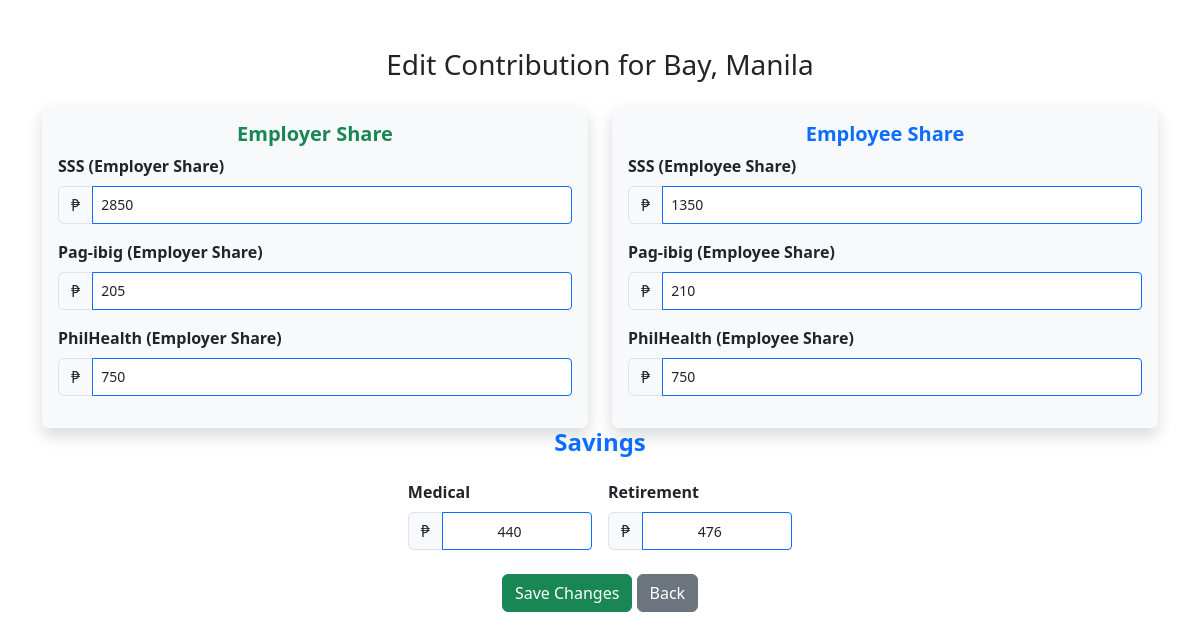
Page /manage_contributions_edit.php?id=11 on the committed database.
### tables this page shows
CREATE TABLE `contributions` (
  `contributions_id` int(11) NOT NULL,
  `employee_id` int(11) NOT NULL,
  `sss_ee` decimal(11,0) NOT NULL,
  `pag_ibig_ee` decimal(11,0) NOT NULL,
  `philhealth_ee` decimal(11,0) NOT NULL,
  `sss_er` decimal(11,0) NOT NULL,
  `pag_ibig_er` decimal(11,0) NOT NULL,
  `philhealth_er` decimal(11,0) NOT NULL,
  `medical_savings` decimal(10,0) NOT NULL,
  `retirement` decimal(10,0) NOT NULL
);

### manage_contributions_edit.php (the view, shortened to what this page needs)
<?php
require 'database_connection.php';
if (isset($_GET['id']) && is_numeric($_GET['id'])) {
    $contribution_id = intval($_GET['id']);
    $sql = "SELECT
                c.contributions_id,
                e.employee_id,
                CONCAT(e.last_name, ', ', e.first_name) AS Name,
                c.sss_ee,
                c.pag_ibig_ee,
                c.philhealth_ee,
                c.sss_er,
                c.pag_ibig_er,
                c.philhealth_er,
                c.medical_savings,
                c.retirement
            FROM contributions c
            JOIN employees e ON c.employee_id = e.employee_id
            WHERE c.contributions_id = ?";
    $stmt = $conn->prepare($sql);
    $stmt->bind_param("i", $contribution_id);
    $stmt->execute();
    $result = $stmt->get_result();
    if ($result->num_rows === 1) {
        $contribution = $result->fetch_assoc();
    } else {
        echo "<div class='alert alert-danger'>Invalid contribution ID.</div>";
        exit;
    }
} else {
    echo "<div class='alert alert-danger'>No contribution ID provided.</div>";
    exit;
}
?>
<!DOCTYPE html>
<html lang="en">
<head>
    <link href="https://cdn.jsdelivr.net/npm/bootstrap@5.3.0-alpha1/dist/css/bootstrap.min.css" rel="stylesheet">
</head>
<body>
    <div class="container mt-5">
        <h3 class="text-center mb-4">Edit Contribution for <?= htmlspecialchars($contribution['Name']) ?></h3>
        <form method="POST">
            <div class="row">
                <div class="col-md-6">
                    <div class="bg-light p-3 rounded shadow">
                        <h5 class="text-center text-success fw-bold">Employer Share</h5>
                        <div class="mb-3">
                            <label for="sss_er" class="form-label fw-semibold">SSS (Employer Share)</label>
                            <div class="input-group">
                                <span class="input-group-text">₱</span>
                                <input type="number" step="0.01" name="sss_er" id="sss_er" class="form-control form-control-sm border-primary" value="<?= htmlspecialchars($contribution['sss_er']) ?>" required>
                            </div>
                        </div>
                        <div class="mb-3">
                            <label for="pagibig_er" class="form-label fw-semibold">Pag-ibig (Employer Share)</label>
                            <div class="input-group">
                                <span class="input-group-text">₱</span>
                                <input type="number" step="0.01" name="pagibig_er" id="pagibig_er" class="form-control form-control-sm border-primary" value="<?= htmlspecialchars($contribution['pag_ibig_er']) ?>" required>
                            </div>
                        </div>
                        <div class="mb-3">
                            <label for="philhealth_er" class="form-label fw-semibold">PhilHealth (Employer Share)</label>
                            <div class="input-group">
                                <span class="input-group-text">₱</span>
                                <input type="number" step="0.01" name="philhealth_er" id="philhealth_er" class="form-control form-control-sm border-primary" value="<?= htmlspecialchars($contribution['philhealth_er']) ?>" required>
                            </div>
                        </div>
                    </div>
                </div>
                <div class="col-md-6">
                    <div class="bg-light p-3 rounded shadow">
                        <h5 class="text-center text-primary fw-bold">Employee Share</h5>
                        <div class="mb-3">
                            <label for="sss_ee" class="form-label fw-semibold">SSS (Employee Share)</label>
                            <div class="input-group">
                                <span class="input-group-text">₱</span>
                                <input type="number" step="0.01" name="sss_ee" id="sss_ee" class="form-control form-control-sm border-primary" value="<?= htmlspecialchars($contribution['sss_ee']) ?>" required>
                            </div>
                        </div>
                        <div class="mb-3">
                            <label for="pagibig_ee" class="form-label fw-semibold">Pag-ibig (Employee Share)</label>
                            <div class="input-group">
                                <span class="input-group-text">₱</span>
                                <input type="number" step="0.01" name="pagibig_ee" id="pagibig_ee" class="form-control form-control-sm border-primary" value="<?= htmlspecialchars($contribution['pag_ibig_ee']) ?>" required>
                            </div>
                        </div>
                        <div class="mb-3">
                            <label for="philhealth_ee" class="form-label fw-semibold">PhilHealth (Employee Share)</label>
                            <div class="input-group">
                                <span class="input-group-text">₱</span>
                                <input type="number" step="0.01" name="philhealth_ee" id="philhealth_ee" class="form-control form-control-sm border-primary" value="<?= htmlspecialchars($contribution['philhealth_ee']) ?>" required>
                            </div>
                        </div>
                    </div>
                </div>
            </div>
            <div class="mb-4">
                <h4 class="text-center mb-4 text-primary fw-bold">Savings</h4>
                <div class="d-flex justify-content-center gap-3">
                    <div>
                        <label for="medical_savings" class="form-label fw-semibold">Medical</label>
                        <div class="input-group">
                            <span class="input-group-text">₱</span>
                            <input type="number" step="0.01" name="medical_savings" id="medical_savings"
                                class="form-control form-control-sm border-primary text-center"
                                value="<?= htmlspecialchars($contribution['medical_savings']) ?>" placeholder="Medical" style="max-width: 150px;" required>
                        </div>
                    </div>
                    <div>
                        <label for="retirement" class="form-label fw-semibold">Retirement</label>
                        <div class="input-group">
                            <span class="input-group-text">₱</span>
                            <input type="number" step="0.01" name="retirement" id="retirement"
                                class="form-control form-control-sm border-primary text-center"
                                value="<?= htmlspecialchars($contribution['retirement']) ?>" placeholder="Retirement" style="max-width: 150px;" required>
                        </div>
                    </div>
                </div>
            </div>
            <div class="mt-4 text-center">
                <button type="submit" class="btn btn-success">Save Changes</button>
                <a href="manage_contributions.php" class="btn btn-secondary">Back</a>
            </div>
        </form>
    </div>
</body>
</html>

### rows in the picture
contributions: sss_er "2850", pagibig_er "205", philhealth_er "750", sss_ee "1350", pagibig_ee "210", philhealth_ee "750", medical_savings "440", retirement "476"

### other values in the picture
$contribution['Name'] "Bay, Manila"
